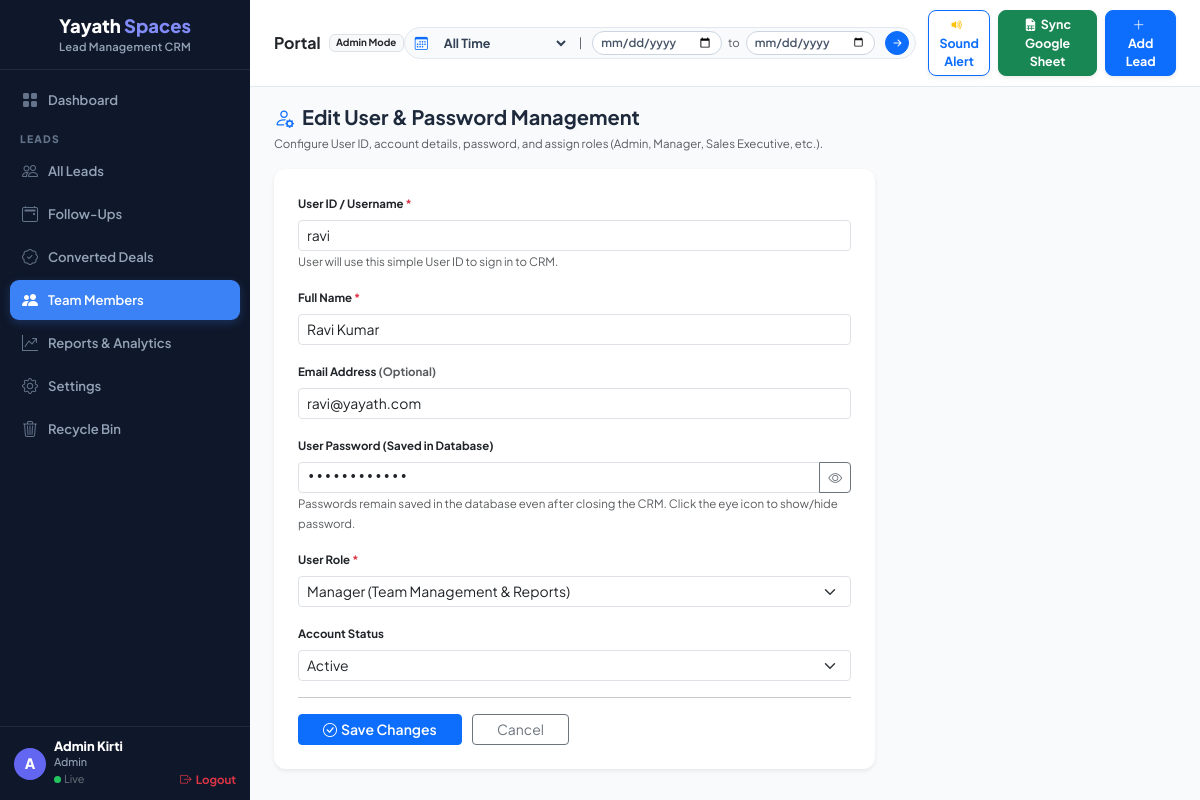
The page /users/2/edit (signed in) on the database its author committed.
### models.py (models this page shows, shortened)
class User(db.Model):
    __tablename__ = 'users'
    id = db.Column(db.Integer, primary_key=True)
    user_id_name = db.Column(db.String(100), nullable=True)
    name = db.Column(db.String(255), nullable=False)
    email = db.Column(db.String(255), nullable=False, unique=True)
    password = db.Column(db.String(255), nullable=True, default='Password@123')
    role = db.Column(db.String(50), nullable=False, default='Sales Executive')  # Admin, Manager, Sales Executive
    status = db.Column(db.String(20), nullable=False, default='Active')
    created_at = db.Column(db.DateTime, default=datetime.utcnow)

### routes.py (the view, shortened to what this page needs)
@web_bp.route('/users/<int:uid>/edit', methods=['GET', 'POST'])
def edit_user(uid):
    if session.get('user_role') not in ('Admin', 'Manager'):
        flash('Permission denied: Only Admin or Manager can edit users.', 'danger')
        return redirect(url_for('web.dashboard'))
    user = User.query.get_or_404(uid)
    return render_template('user_form.html', user=user, action='Edit')

### routes.py (called while the page is built)
@web_bp.before_app_request
def check_authentication():
    if (request.path in ('/login', '/logout', '/favicon.ico') or
        request.path.startswith('/login') or
        request.path.startswith('/logout') or
        request.path.startswith('/static') or
        request.path.startswith('/api')):
        return
    allowed_routes = ['web.login', 'web.logout', 'static']
    if request.endpoint and request.endpoint in allowed_routes:
        return
    if 'user_id' not in session:
        return redirect(url_for('web.login'))

### templates/user_form.html (shortened to what this page needs)
{% extends "base.html" %}
{% block content %}
<div class="mb-3">
    <h3 class="fw-bold fs-5 mb-1"><i class="bi bi-person-gear text-primary me-2"></i>{{ action }} User & Password Management</h3>
    <small class="text-muted">Configure User ID, account details, password, and assign roles (Admin, Manager, Sales Executive, etc.).</small>
</div>
<div class="card card-custom p-4 col-md-8 shadow-sm">
    <form method="POST">
        <div class="mb-3">
            <label class="form-label fw-bold small">User ID / Username <span class="text-danger">*</span></label>
            <input type="text" name="user_id_name" class="form-control form-control-sm" value="{{ user.user_id_name if user and user.user_id_name else '' }}" placeholder="e.g. kirti, admin, ravi, neha" required>
            <small class="text-muted" style="font-size:0.72rem;">User will use this simple User ID to sign in to CRM.</small>
        </div>
        <div class="mb-3">
            <label class="form-label fw-bold small">Full Name <span class="text-danger">*</span></label>
            <input type="text" name="name" class="form-control form-control-sm" value="{{ user.name if user else '' }}" placeholder="e.g. Kirti Rana" required>
        </div>
        <div class="mb-3">
            <label class="form-label fw-bold small">Email Address <span class="text-muted">(Optional)</span></label>
            <input type="email" name="email" class="form-control form-control-sm" value="{{ user.email if user else '' }}" placeholder="kirti@yayathspaces.com">
        </div>
        <div class="mb-3">
            <label class="form-label fw-bold small">User Password {{ '(Saved in Database)' if user else '<span class="text-danger">*</span>' }}</label>
            <div class="input-group input-group-sm">
                <input type="password" id="userPassInput" name="password" class="form-control form-control-sm font-monospace" value="{{ user.password if user and user.password else '' }}" placeholder="Enter password (e.g. Password@123)" {{ 'required' if not user }}>
                <button type="button" class="btn btn-outline-secondary" onclick="const p = document.getElementById('userPassInput'); p.type = (p.type === 'password' ? 'text' : 'password'); this.firstElementChild.classList.toggle('bi-eye'); this.firstElementChild.classList.toggle('bi-eye-slash');" title="Show/Hide password">
                    <i class="bi bi-eye"></i>
                </button>
            </div>
            <small class="text-muted" style="font-size:0.72rem;">Passwords remain saved in the database even after closing the CRM. Click the eye icon to show/hide password.</small>
        </div>
        <div class="mb-3">
            <label class="form-label fw-bold small">User Role <span class="text-danger">*</span></label>
            <select name="role" class="form-select form-select-sm">
                <option value="Manager" {{ 'selected' if user and user.role == 'Manager' }}>Manager (Team Management & Reports)</option>
            </select>
        </div>
        {% if user %}
        <div class="mb-3">
            <label class="form-label fw-bold small">Account Status</label>
            <select name="status" class="form-select form-select-sm">
                <option value="Active" {{ 'selected' if user.status == 'Active' }}>Active</option>
            </select>
        </div>
        {% endif %}
        <hr class="my-3">
        <button type="submit" class="btn btn-primary btn-sm px-4 fw-semibold"><i class="bi bi-check-circle me-1"></i>{{ 'Save Changes' if user else 'Create User' }}</button>
        <a href="/users" class="btn btn-outline-secondary btn-sm px-4 ms-2">Cancel</a>
    </form>
</div>
{% endblock %}

### templates/base.html (style rules this page uses)
:root { --primary-bg: #f8fafc; --sidebar-width: 250px; --sidebar-bg: #0f172a; --active-nav-bg: #3b82f6; --brand-purple: #818cf8; --text-dark: #1e293b; --card-radius: 12px; }
body { font-family: 'Plus Jakarta Sans', -apple-system, BlinkMacSystemFont, "Segoe UI", Roboto, sans-serif; background-color: var(--primary-bg); color: var(--text-dark); font-size: 0.82rem; margin: 0; padding: 0; }
.card-custom { border: none; border-radius: var(--card-radius); box-shadow: 0 1px 3px rgba(0,0,0,0.04), 0 4px 8px -2px rgba(0,0,0,0.02); background: #ffffff; }

### rows shown on the page
User: user_id_name "ravi", name "Ravi Kumar", email "ravi@yayath.com"

### other values the page prints
{{ (session.get('user_name') or 'U')[0].upper() }} "A"
{{ session.get('user_name') or 'User' }} "Admin Kirti"
{{ session.get('user_role') or 'Role' }} "Admin"
{{ session.get('user_role', 'Member') }} "Admin"
{{ action }} "Edit"
{{ 'Save Changes' if user else 'Create User' }} "Save Changes"
